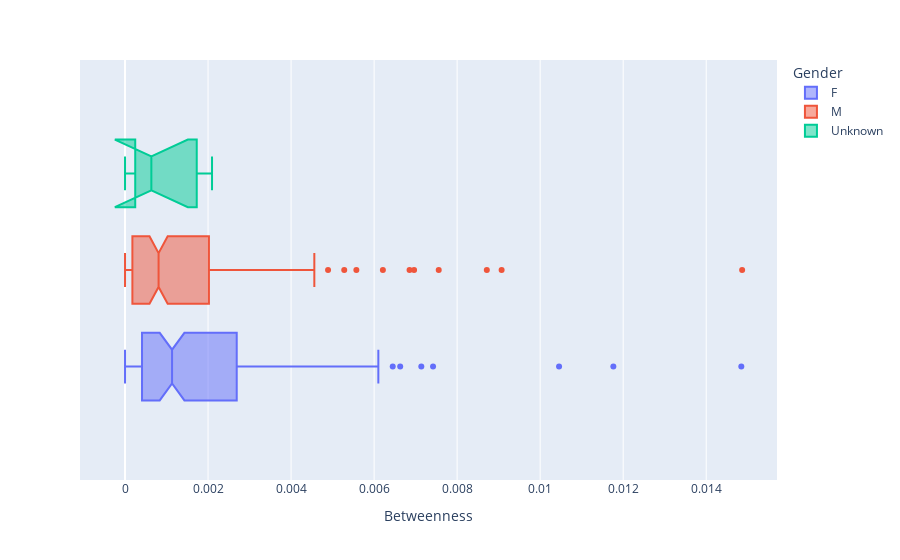

The notebook cell saved with this chart:
### Code cell
fig = px.box(df, x="Betweenness", color="Gender", notched=True)
fig.show()

### Figure 1 — Plotly figure (JSON) as saved in the notebook; plotly's stock layout.template omitted (floating-point values rounded to 4 significant figures; data arrays with more than 128 entries replaced by an {"elided": "..."} marker saying what was removed)
{"data": [{"alignmentgroup": "True", "hovertemplate": "Gender=F<br>Betweenness=%{x}<extra></extra>", "legendgroup": "F", "marker": {"color": "#636efa"}, "name": "F", "notched": true, "offsetgroup": "F", "orientation": "h", "showlegend": true, "type": "box", "x": {"elided": "146 float values"}, "x0": " ", "xaxis": "x", "y0": " ", "yaxis": "y"}, {"alignmentgroup": "True", "hovertemplate": "Gender=M<br>Betweenness=%{x}<extra></extra>", "legendgroup": "M", "marker": {"color": "#EF553B"}, "name": "M", "notched": true, "offsetgroup": "M", "orientation": "h", "showlegend": true, "type": "box", "x": {"elided": "176 float values"}, "x0": " ", "xaxis": "x", "y0": " ", "yaxis": "y"}, {"alignmentgroup": "True", "hovertemplate": "Gender=Unknown<br>Betweenness=%{x}<extra></extra>", "legendgroup": "Unknown", "marker": {"color": "#00cc96"}, "name": "Unknown", "notched": true, "offsetgroup": "Unknown", "orientation": "h", "showlegend": true, "type": "box", "x": [0, 0.0009144, 0.000634, 0.001998, 0.002096, 0.0005264, 0.0001521], "x0": " ", "xaxis": "x", "y0": " ", "yaxis": "y"}], "layout": {"autosize": true, "boxmode": "group", "legend": {"title": {"text": "Gender"}, "tracegroupgap": 0}, "margin": {"t": 60}, "xaxis": {"anchor": "y", "autorange": true, "domain": [0, 1], "range": [-0.001085, 0.01571], "title": {"text": "Betweenness"}, "type": "linear"}, "yaxis": {"anchor": "x", "autorange": true, "domain": [0, 1], "range": [-0.514, 0.514], "type": "category"}}}
